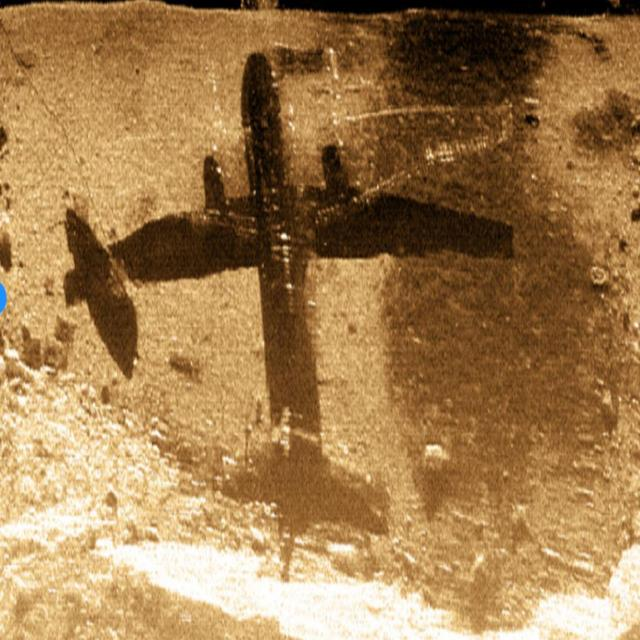
#> input picture sih-sonar-debris/sih-sonar-debris/data/raw/000008_jpg.rf.9fcda58b0c5acab328c191a8bd4ebd7d.jpg, 640 x 640 px; its folder holds only this picture in this run
$ python preprocess.py
#> lines starting #> are read from the running program, lines starting #| are printed output that depends on the picture
import os
import cv2
import numpy as np

input_dir = "../data/raw"
output_dir = "../data/processed"
os.makedirs(output_dir, exist_ok=True)

print("Starting preprocessing pipeline & syncing directories...")

# SYNC: Remove any processed files that no longer exist in raw
raw_files = set(f for f in os.listdir(input_dir) if f.lower().endswith((".png", ".jpg", ".jpeg")))
for p_file in os.listdir(output_dir):
    # Strip prefix to find original name
    orig_name = p_file.replace("processed_", "").replace("annotated_", "")
    if orig_name not in raw_files:
        stale_path = os.path.join(output_dir, p_file)
        os.remove(stale_path)
        print(f"Removed stale file: {p_file}")

# Loop through current raw images
for filename in raw_files:
    img_path = os.path.join(input_dir, filename)
    img = cv2.imread(img_path, cv2.IMREAD_GRAYSCALE)
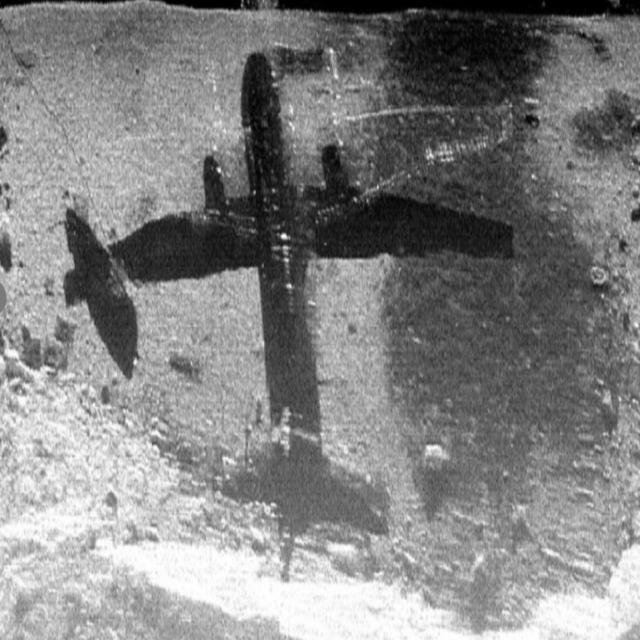
#> img: shape (640, 640); min 0, max 255, mean 131.4

    if img is None:
        print(f"Warning: Could not load image {filename}. Skipping.")
        continue

    # Step A: Apply CLAHE
    clahe = cv2.createCLAHE(clipLimit=2.0, tileGridSize=(8, 8))
    enhanced = clahe.apply(img)
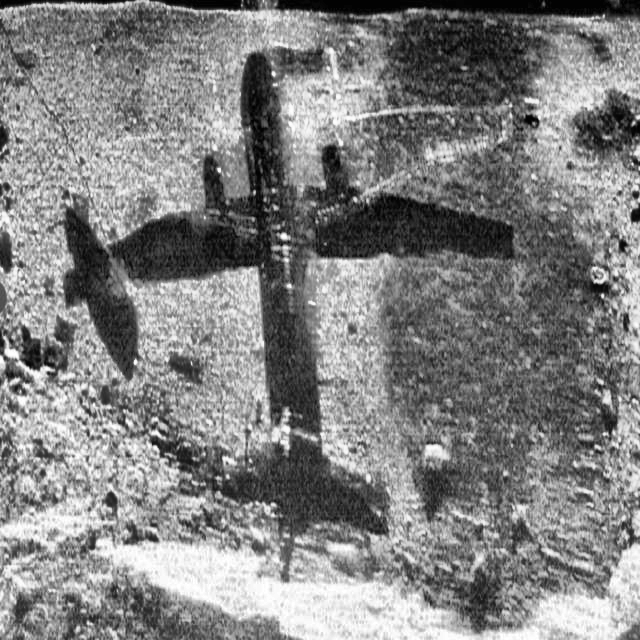
#> enhanced: shape (640, 640); min 0, max 255, mean 129.5

    # Step B: Resolution Normalization
    resized = cv2.resize(enhanced, (256, 256))
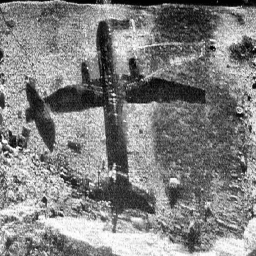
#> resized: shape (256, 256); min 1, max 255, mean 129.4

    # Step C: Save processed output
    out_path = os.path.join(output_dir, f"processed_{filename}")
    cv2.imwrite(out_path, resized)
    print(f"Processed and saved: {out_path}")

print("Preprocessing & sync complete!")

$ run again, on sih-sonar-debris/sih-sonar-debris/data/raw/000041_jpg.rf.cdc982398ad34aea28aa660cd2ac6ed0.jpg
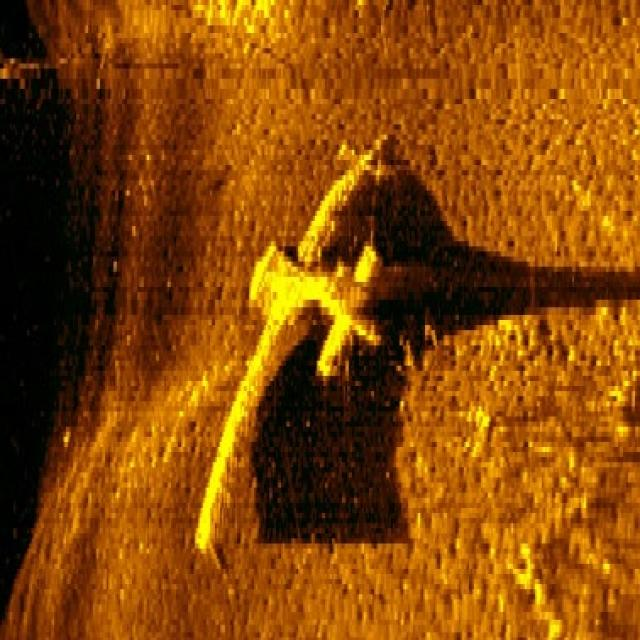
#> input picture sih-sonar-debris/sih-sonar-debris/data/raw/000041_jpg.rf.cdc982398ad34aea28aa660cd2ac6ed0.jpg, 640 x 640 px
#> `img = cv2.imread(img_path, cv2.IMREAD_GRAYSCALE)`:
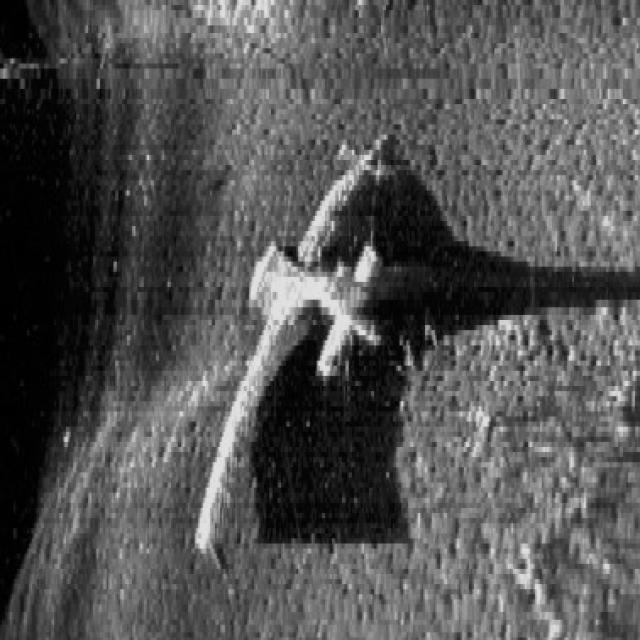
#> img: shape (640, 640); min 0, max 235, mean 82.3
#> `resized = cv2.resize(enhanced, (256, 256))`:
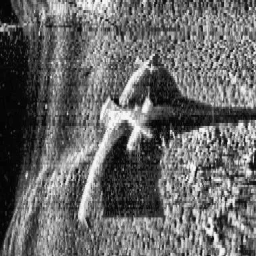
#> resized: shape (256, 256); min 0, max 251, mean 103.9

$ run again, on sih-sonar-debris/sih-sonar-debris/data/raw/000046_jpg.rf.4023dcae9c4e27e34f6be32dfa2ecd53.jpg
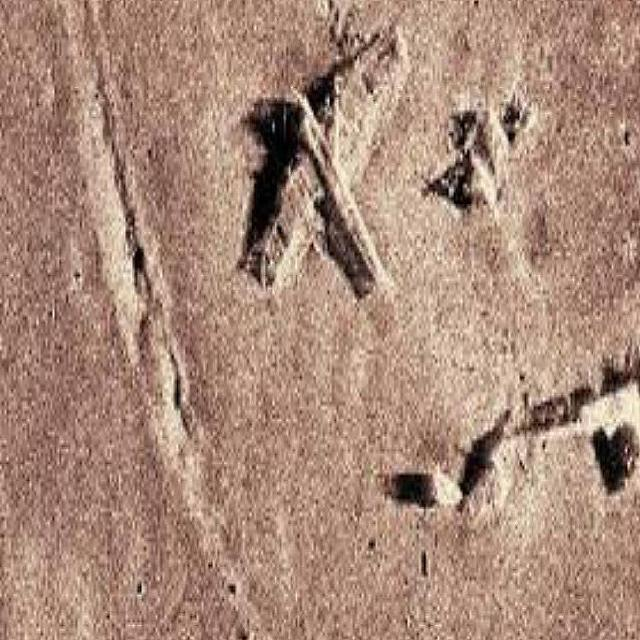
#> input picture sih-sonar-debris/sih-sonar-debris/data/raw/000046_jpg.rf.4023dcae9c4e27e34f6be32dfa2ecd53.jpg, 640 x 640 px
#> `img = cv2.imread(img_path, cv2.IMREAD_GRAYSCALE)`:
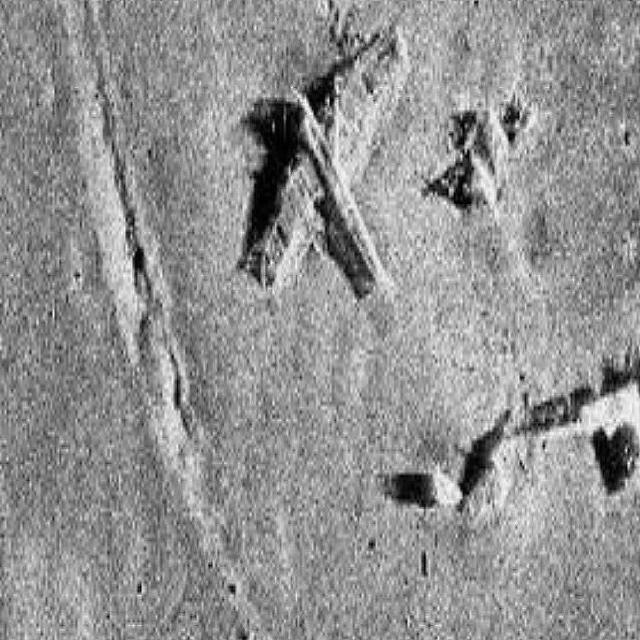
#> img: shape (640, 640); min 0, max 255, mean 145.6
#> `resized = cv2.resize(enhanced, (256, 256))`:
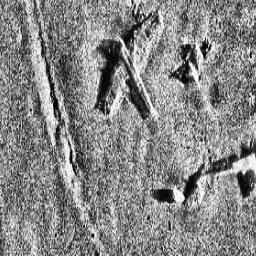
#> resized: shape (256, 256); min 1, max 254, mean 134.5

$ run again, on sih-sonar-debris/sih-sonar-debris/data/raw/000010_jpg.rf.efb6cf8c3257d078e4fffc1451283b5b.jpg
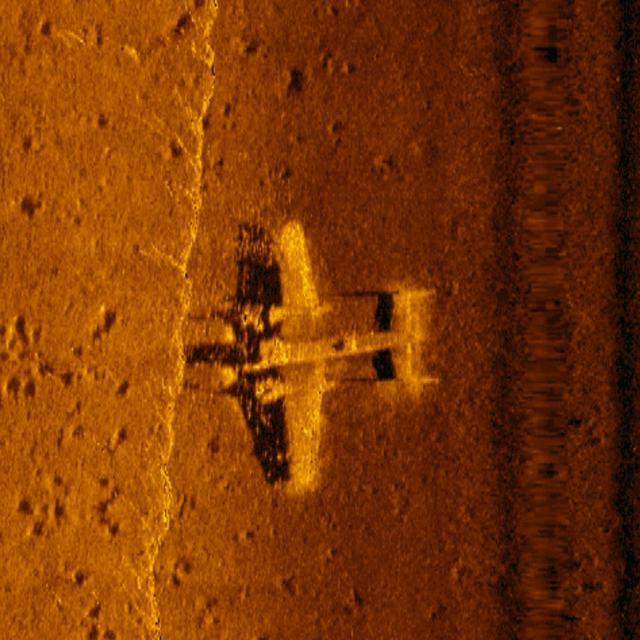
#> input picture sih-sonar-debris/sih-sonar-debris/data/raw/000010_jpg.rf.efb6cf8c3257d078e4fffc1451283b5b.jpg, 640 x 640 px
#> `img = cv2.imread(img_path, cv2.IMREAD_GRAYSCALE)`:
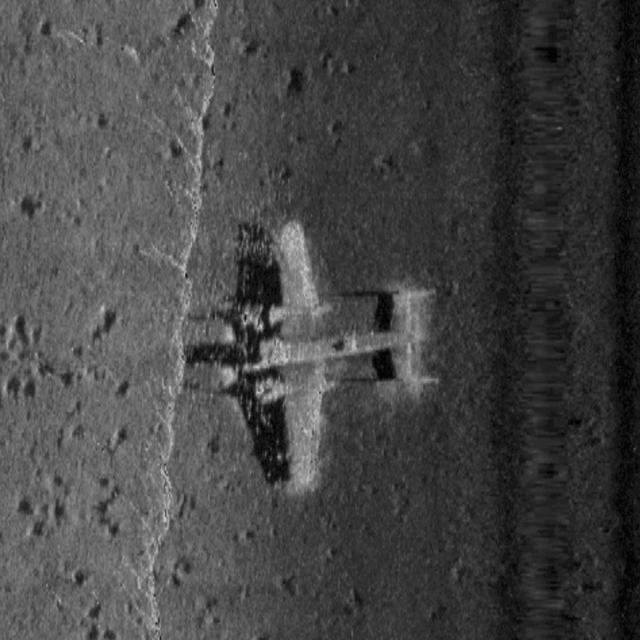
#> img: shape (640, 640); min 0, max 204, mean 69.2
#> `resized = cv2.resize(enhanced, (256, 256))`:
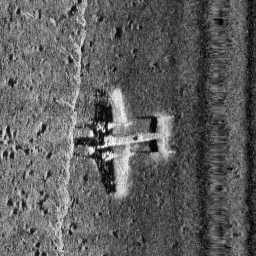
#> resized: shape (256, 256); min 2, max 249, mean 94.1
